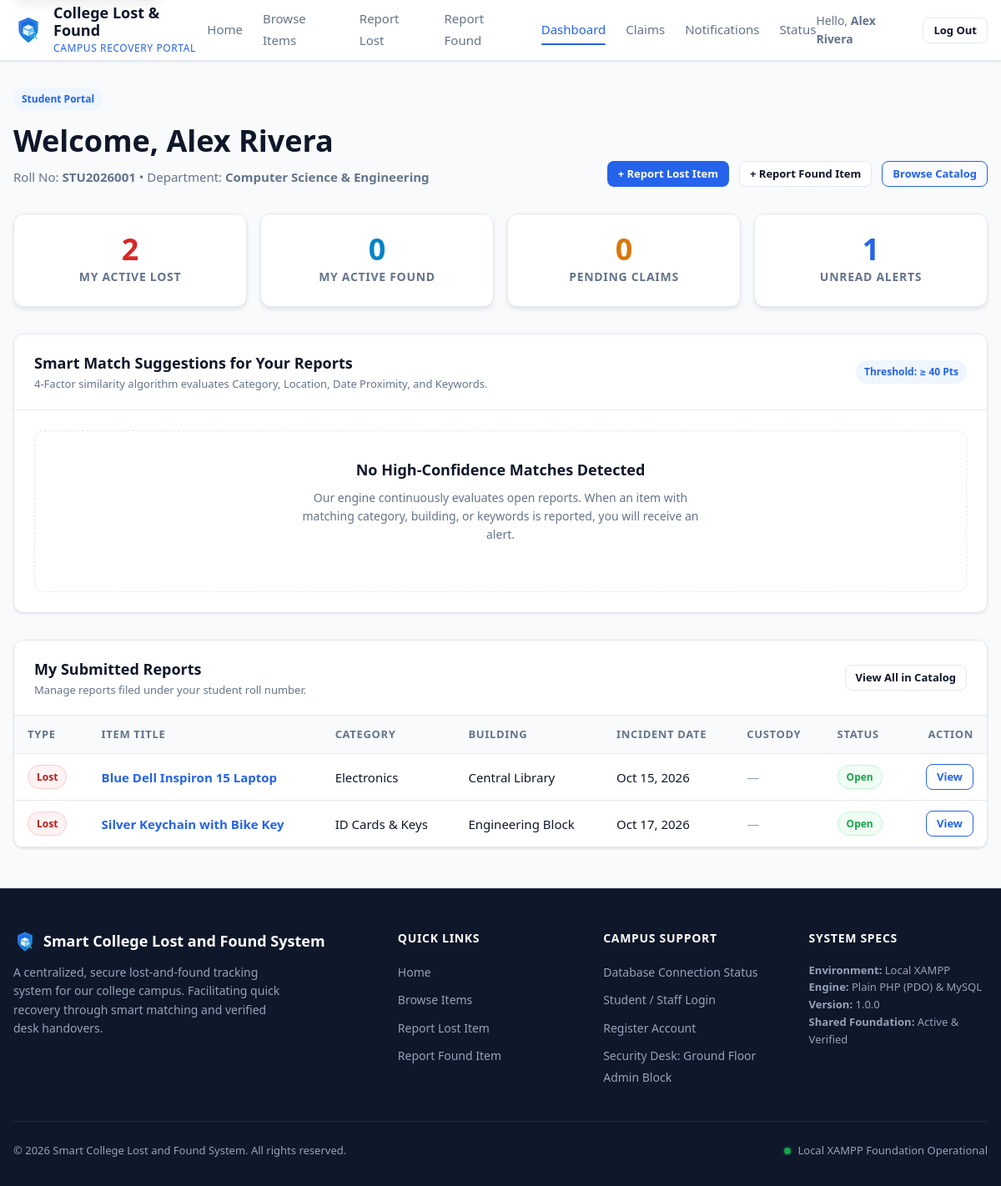
The app's page /dashboard.php (signed in) with its own data.
### tables this page shows
CREATE TABLE users (
    id INT UNSIGNED AUTO_INCREMENT PRIMARY KEY,
    role ENUM('student', 'staff', 'admin') NOT NULL DEFAULT 'student',
    student_id VARCHAR(30) NULL UNIQUE COMMENT 'College Roll Number / Staff ID',
    full_name VARCHAR(100) NOT NULL,
    email VARCHAR(120) NOT NULL UNIQUE,
    password_hash VARCHAR(255) NOT NULL COMMENT 'Bcrypt / Argon2 hash - Plaintext strictly prohibited',
    phone VARCHAR(20) NOT NULL,
    department VARCHAR(100) NULL,
    status ENUM('active', 'suspended') NOT NULL DEFAULT 'active',
    created_at TIMESTAMP DEFAULT CURRENT_TIMESTAMP,
    updated_at TIMESTAMP DEFAULT CURRENT_TIMESTAMP ON UPDATE CURRENT_TIMESTAMP,
    INDEX idx_user_role_status (role, status),
    INDEX idx_user_email (email)
);

CREATE TABLE items (
    id INT UNSIGNED AUTO_INCREMENT PRIMARY KEY,
    user_id INT UNSIGNED NOT NULL,
    item_type ENUM('lost', 'found') NOT NULL,
    category_id INT UNSIGNED NOT NULL,
    location_id INT UNSIGNED NOT NULL,
    title VARCHAR(120) NOT NULL,
    description TEXT NOT NULL,
    identifying_features TEXT NULL COMMENT 'Private verification features - STRICTLY HIDDEN FROM PUBLIC',
    incident_date DATE NOT NULL COMMENT 'Date lost or date found',
    incident_time TIME NULL,
    image_path VARCHAR(255) NULL,
    custody_status ENUM('with_finder', 'submitted_to_security', 'returned_to_owner', 'not_applicable') NOT NULL DEFAULT 'not_applicable',
    status ENUM('open', 'pending_claim', 'claimed', 'closed', 'rejected') NOT NULL DEFAULT 'open',
    created_at TIMESTAMP DEFAULT CURRENT_TIMESTAMP,
    updated_at TIMESTAMP DEFAULT CURRENT_TIMESTAMP ON UPDATE CURRENT_TIMESTAMP,
    CONSTRAINT fk_items_user FOREIGN KEY (user_id) REFERENCES users (id) ON DELETE CASCADE,
    CONSTRAINT fk_items_category FOREIGN KEY (category_id) REFERENCES categories (id) ON DELETE RESTRICT,
    CONSTRAINT fk_items_location FOREIGN KEY (location_id) REFERENCES locations (id) ON DELETE RESTRICT,
    INDEX idx_items_type_status (item_type, status),
    INDEX idx_items_custody (custody_status),
    INDEX idx_items_date (incident_date),
    INDEX idx_items_cat_loc (category_id, location_id),
    FULLTEXT INDEX ft_item_search (title, description)
);

CREATE TABLE categories (
    id INT UNSIGNED AUTO_INCREMENT PRIMARY KEY,
    name VARCHAR(50) NOT NULL UNIQUE,
    icon VARCHAR(50) NOT NULL DEFAULT 'fa-box',
    description VARCHAR(255) NULL,
    created_at TIMESTAMP DEFAULT CURRENT_TIMESTAMP
);

CREATE TABLE locations (
    id INT UNSIGNED AUTO_INCREMENT PRIMARY KEY,
    campus_zone VARCHAR(60) NOT NULL COMMENT 'e.g. North Campus, Engineering Block',
    building VARCHAR(80) NOT NULL COMMENT 'e.g. Central Library, Science Complex',
    specific_area VARCHAR(100) NULL COMMENT 'e.g. 2nd Floor Reading Room, Lab 102',
    created_at TIMESTAMP DEFAULT CURRENT_TIMESTAMP,
    INDEX idx_building (building)
);

### dashboard.php (the view, shortened to what the rows shown need)
<?php
require_once __DIR__ . '/includes/functions.php';
$currentUser = get_current_user_session();
$userId = (int)$currentUser['id'];
$userReports = [];
$userDetails = null;
try {
    $pdo = get_db_connection();
    $uStmt = $pdo->prepare("SELECT student_id, department, email, phone FROM users WHERE id = :id");
    $uStmt->execute([':id' => $userId]);
    $userDetails = $uStmt->fetch(PDO::FETCH_ASSOC);
    $stmt = $pdo->prepare(
        "SELECT i.*, c.name AS category_name, l.building, l.specific_area
         FROM items i
         JOIN categories c ON i.category_id = c.id
         JOIN locations l ON i.location_id = l.id
         WHERE i.user_id = :uid
         ORDER BY i.created_at DESC
         LIMIT 6"
    );
    $stmt->execute([':uid' => $userId]);
    $userReports = $stmt->fetchAll(PDO::FETCH_ASSOC);
} catch (Throwable $e) {
}
require_once __DIR__ . '/includes/header.php';
?>
<div class="container section" style="padding-top: var(--space-8);">
    <div style="display: flex; justify-content: space-between; align-items: flex-end; margin-bottom: var(--space-8); flex-wrap: wrap; gap: var(--space-4);">
        <div>
            <h1 style="font-size: 2.25rem; font-weight: 800; color: var(--color-text); margin-bottom: 2px;">
                Welcome, <?= e($currentUser['full_name']) ?>
            </h1>
            <p style="color: var(--color-text-muted); font-size: 0.9375rem;">
                Roll No: <strong><?= e($userDetails['student_id'] ?? 'N/A') ?></strong> &bull;
                Department: <strong><?= e($userDetails['department'] ?? 'Campus Member') ?></strong>
            </p>
        </div>
    </div>
    <div class="card">
        <div class="card-body" style="padding: 0;">
            <?php if (!empty($userReports)): ?>
                <div class="table-responsive">
                    <table class="table">
                        <thead>
                            <tr>
                                <th>Type</th>
                                <th>Item Title</th>
                                <th>Category</th>
                                <th>Building</th>
                                <th>Incident Date</th>
                                <th>Custody</th>
                                <th>Status</th>
                                <th style="text-align: right;">Action</th>
                            </tr>
                        </thead>
                        <tbody>
                            <?php foreach ($userReports as $rep): ?>
                                <tr>
                                    <td>
                                        <span class="badge badge-<?= $rep['item_type'] === 'lost' ? 'lost' : 'found' ?>">
                                            <?= ucfirst(e($rep['item_type'])) ?>
                                        </span>
                                    </td>
                                    <td>
                                        <strong>
                                            <a href="<?= url('item-details.php?id=' . $rep['id']) ?>">
                                                <?= e($rep['title']) ?>
                                            </a>
                                        </strong>
                                    </td>
                                    <td><?= e($rep['category_name']) ?></td>
                                    <td><?= e($rep['building']) ?></td>
                                    <td><?= format_date($rep['incident_date']) ?></td>
                                    <td>
                                        <?php if ($rep['item_type'] === 'found'): ?>
                                            <?php if ($rep['custody_status'] === 'submitted_to_security'): ?>
                                                <span class="badge badge-custody-security">Security Desk</span>
                                            <?php elseif ($rep['custody_status'] === 'with_finder'): ?>
                                                <span class="badge badge-custody-finder">With Me</span>
                                            <?php else: ?>
                                                <span class="badge badge-custody-returned">Returned</span>
                                            <?php endif; ?>
                                        <?php else: ?>
                                            <span style="color: var(--color-text-light);">&mdash;</span>
                                        <?php endif; ?>
                                    </td>
                                    <td>
                                        <span class="badge <?= $rep['status'] === 'open' ? 'badge-success' : 'badge-secondary' ?>">
                                            <?= ucfirst(e($rep['status'])) ?>
                                        </span>
                                    </td>
                                    <td style="text-align: right;">
                                        <a href="<?= url('item-details.php?id=' . $rep['id']) ?>" class="btn btn-outline btn-sm">
                                            View
                                        </a>
                                    </td>
                                </tr>
                            <?php endforeach; ?>
                        </tbody>
                    </table>
                </div>
            <?php endif; ?>
        </div>
    </div>
</div>
<?php require_once __DIR__ . '/includes/footer.php'; ?>

### records on screen
users: student "STU2026001", department "Computer Science & Engineering"
items: item_type "Lost", title "Blue Dell Inspiron 15 Laptop", category.name "Electronics", location.building "Central Library", incident_date "Oct 15, 2026", status "Open"
items: item_type "Lost", title "Silver Keychain with Bike Key", category.name "ID Cards & Keys", location.building "Engineering Block", incident_date "Oct 17, 2026", status "Open"

### other values on screen
APP_SHORT_NAME "College Lost & Found"
$currentUser['full_name'] "Alex Rivera"
$kpi['active_lost'] "2"
$kpi['active_found'] "0"
$kpi['pending_claims'] "0"
$kpi['unread_notifs'] "1"
APP_NAME "Smart College Lost and Found System"
APP_VERSION "1.0.0"
